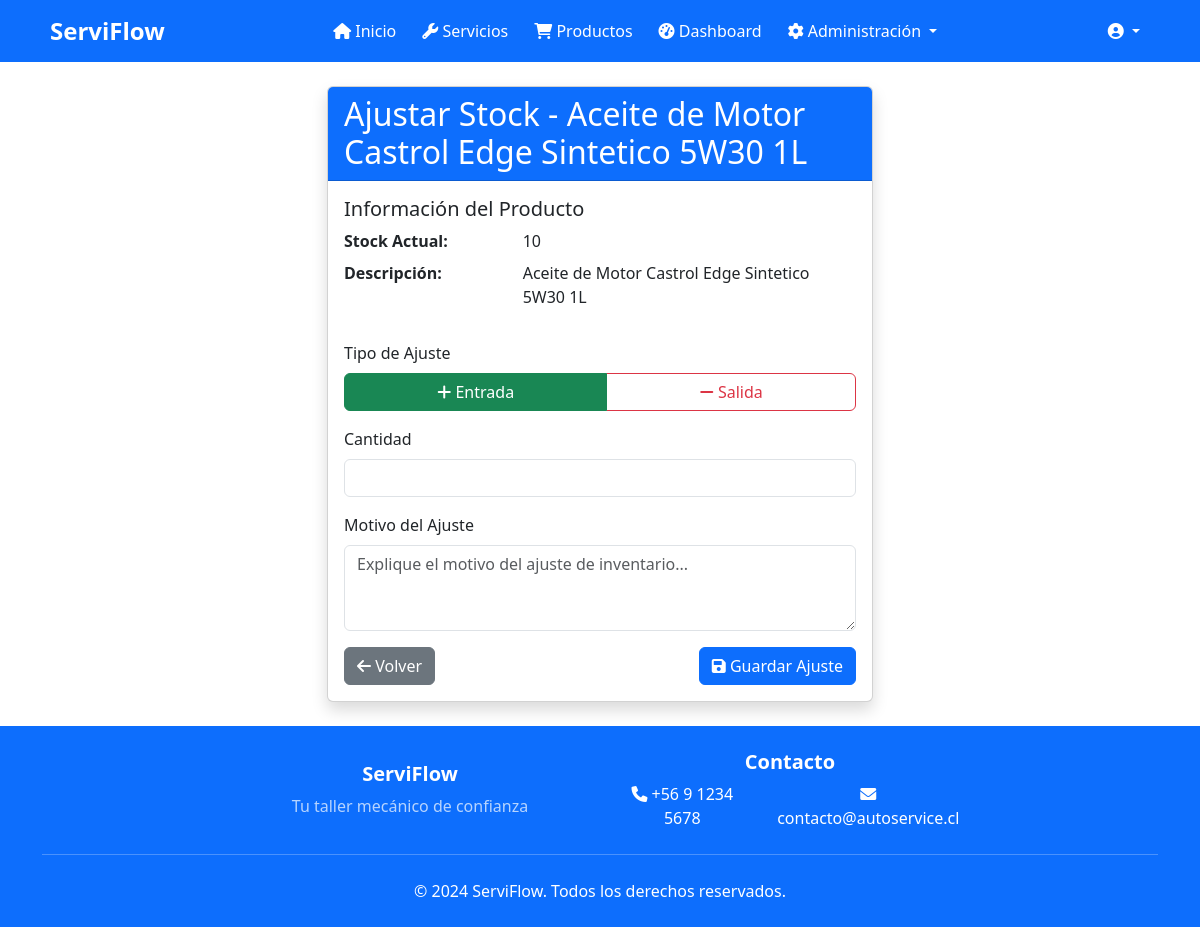
The page /management/inventory/6/adjust/ (signed in) on the database its author committed.
### workshop/models.py (models this page shows, shortened)
class Product(models.Model):
    CATEGORY_CHOICES = [
        ('product', 'Producto'),
        ('service', 'Servicio'),
    ]
    name = models.CharField(max_length=100, verbose_name='Nombre')
    description = models.TextField(verbose_name='Descripción')
    price = models.DecimalField(max_digits=10, decimal_places=2, verbose_name='Precio')
    stock = models.IntegerField(verbose_name='Stock')
    image = models.ImageField(upload_to='products/', blank=True, null=True, verbose_name='Imagen')
    category = models.CharField(max_length=10, choices=CATEGORY_CHOICES, default='product', verbose_name='Categoría')
    duration = models.PositiveIntegerField(help_text='Duración estimada en minutos', null=True, blank=True, verbose_name='Duración')
    class Meta:
        ordering = ['category', 'name']
        verbose_name = 'Producto'
        verbose_name_plural = 'Productos'

### workshop/views/inventory_views.py (the view, shortened to what this page needs)
# urls.py: path('management/inventory/<int:product_id>/adjust/', inventory_adjust, name='inventory_adjust'),
@login_required
@user_passes_test(can_manage_inventory)
def inventory_adjust(request, product_id):
    product = get_object_or_404(Product, id=product_id)
    return render(request, 'workshop/admin/inventory_adjust.html', {
        'product': product
    })

### workshop/views/inventory_views.py (called while the page is built)
def can_manage_inventory(user):
    return user.is_superuser or (hasattr(user, 'userprofile') and user.userprofile.role in ['admin', 'mechanic'])

### templates/workshop/admin/inventory_adjust.html (shortened to what this page needs)
{% extends 'base.html' %}
{% block content %}
<div class="container py-4">
    <div class="row justify-content-center">
        <div class="col-md-6">
            <div class="card shadow">
                <div class="card-header bg-primary text-white">
                    <h2 class="card-title mb-0">Ajustar Stock - {{ product.name }}</h2>
                </div>
                <div class="card-body">
                    <div class="mb-4">
                        <h5>Información del Producto</h5>
                        <dl class="row">
                            <dt class="col-sm-4">Stock Actual:</dt>
                            <dd class="col-sm-8">{{ product.stock }}</dd>
                            <dt class="col-sm-4">Descripción:</dt>
                            <dd class="col-sm-8">{{ product.description }}</dd>
                        </dl>
                    </div>
                    <form method="post">
                        <div class="mb-3">
                            <label class="form-label">Tipo de Ajuste</label>
                            <div class="btn-group w-100" role="group">
                                <label class="btn btn-outline-success" for="add">
                                    <i class="fas fa-plus"></i> Entrada
                                </label>
                                <label class="btn btn-outline-danger" for="remove">
                                    <i class="fas fa-minus"></i> Salida
                                </label>
                            </div>
                        </div>
                        <div class="mb-3">
                            <label for="quantity" class="form-label">Cantidad</label>
                            <input type="number" class="form-control" id="quantity" name="quantity"
                                   min="1" required>
                        </div>
                        <div class="mb-3">
                            <label for="reason" class="form-label">Motivo del Ajuste</label>
                            <textarea class="form-control" id="reason" name="reason" rows="3" required
                                      placeholder="Explique el motivo del ajuste de inventario..."></textarea>
                        </div>
                        <div class="d-flex justify-content-between">
                            <a href="{% url 'inventory_list' %}" class="btn btn-secondary">
                                <i class="fas fa-arrow-left"></i> Volver
                            </a>
                            <button type="submit" class="btn btn-primary">
                                <i class="fas fa-save"></i> Guardar Ajuste
                            </button>
                        </div>
                    </form>
                </div>
            </div>
        </div>
    </div>
</div>
{% endblock %}

### templates/base.html (style rules this page uses)
body { display: flex; flex-direction: column; min-height: 100vh; margin: 0; }

### rows shown on the page
Product: name "Aceite de Motor Castrol Edge Sintetico 5W30 1L", stock "10", description "Aceite de Motor Castrol Edge Sintetico 5W30 1L"
